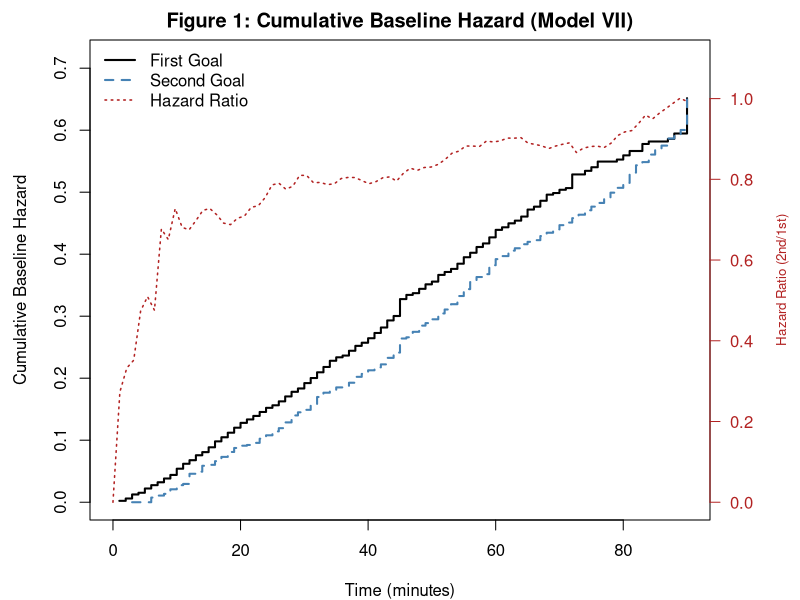
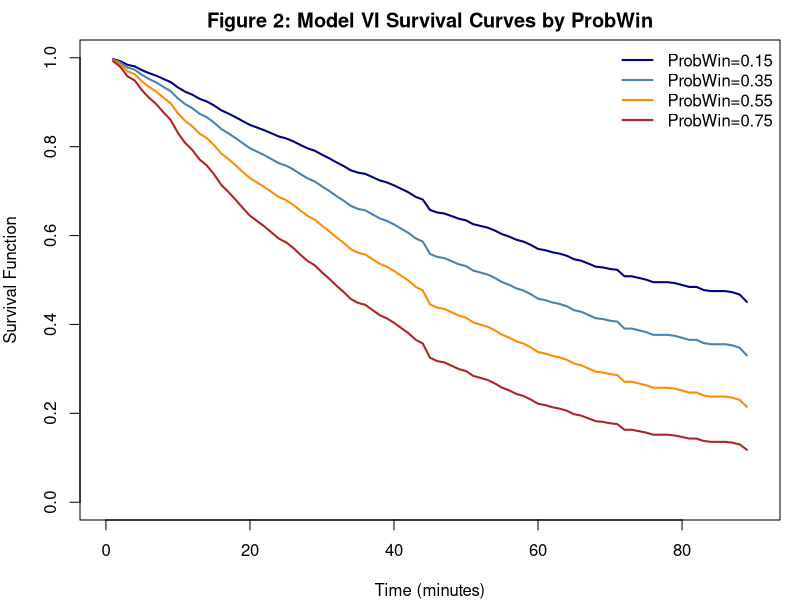
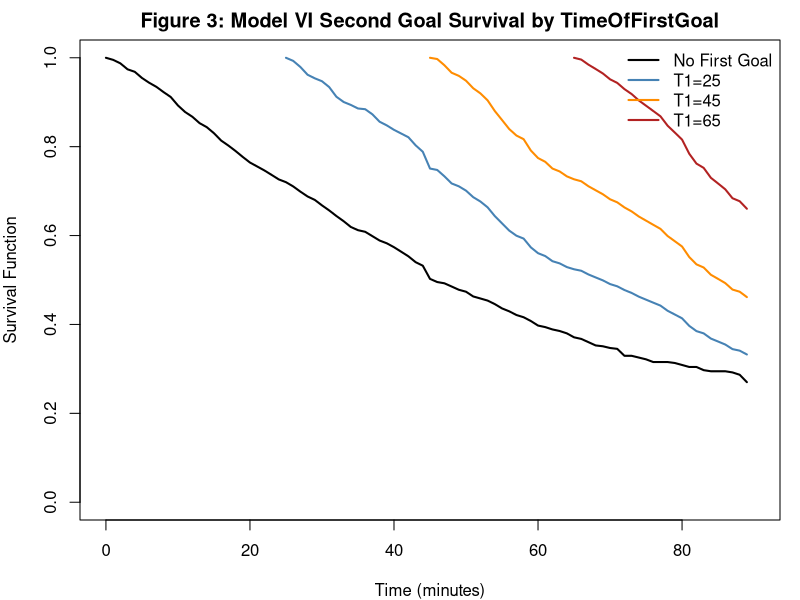
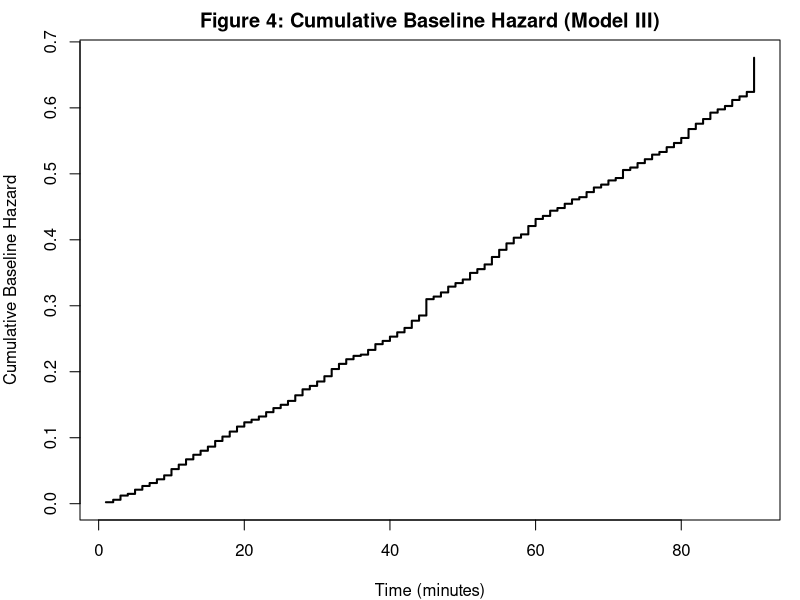

These charts were generated, in order, by the following R code:
# analysis.R
# ----------
# Replicates Nevo & Ritov (2012) "Around the goal".
# Uses Premier League data for 2007-08, 2009-10, 2010-11 (3 seasons).
# Requires: survival_data.csv produced by process_data.py
#
# Models fitted (matching paper notation):
#   III  -- null: ProbWin + Season
#   II   -- full with frailty: + Goal + TimeOfFirstGoal + FirstGoalTeam +
#            log(TimeFromFirstGoal) + frailty(game_id)
#   IV   -- ProbWin + Season + Goal:TimeOfFirstGoal
#   V    -- ProbWin + Season + Goal + Goal:TimeOfFirstGoal + Goal:TimeFromFirstGoal
#   VI   -- ProbWin + Season + Goal + Goal:TimeOfFirstGoal + Goal:log(TimeFromFirstGoal)
#   VII  -- stratified baseline (no interaction), for Figure 1

library(survival)

# ── Load data ────────────────────────────────────────────────────────────────

df <- read.csv("survival_data.csv", stringsAsFactors = FALSE)
df$date   <- as.Date(df$date)
# Season as factor (0=2007-08, 1=2009-10, 2=2010-11); paper used binary for 2 seasons.
# We include as factor so each season gets its own indicator vs. the baseline.
df$SeasonF <- factor(df$Season)

cat("Observations:", nrow(df), "\n")
cat("obs_type=1:", sum(df$obs_type == 1), " | obs_type=2:", sum(df$obs_type == 2), "\n")
cat("Events (obs1):", sum(df$obs_type == 1 & df$event == 1),
    " | Events (obs2):", sum(df$obs_type == 2 & df$event == 1), "\n")
cat("Mean ProbWin:", round(mean(df$ProbWin, na.rm = TRUE), 3), "\n")
cat("Mean TimeOfFirstGoal (obs2):",
    round(mean(df$TimeOfFirstGoal[df$obs_type == 2]), 1), "\n")
cat("Seasons:", paste(levels(df$SeasonF), collapse = ", "), "\n\n")

# Drop rows with missing ProbWin
df <- df[!is.na(df$ProbWin), ]

# Survival object (counting-process / start-stop format)
surv_obj <- with(df, Surv(tstart, tstop, event))

# ── Helper: print a formatted coefficient table ───────────────────────────────

print_table <- function(model, title, digits = 3) {
  cat("\n", strrep("=", 60), "\n", sep = "")
  cat(" ", title, "\n")
  cat(strrep("=", 60), "\n", sep = "")
  s <- summary(model)$coefficients
  # Remove frailty rows for cleaner display
  s <- s[!grepl("frailty", rownames(s)), , drop = FALSE]
  coefs <- s[, "coef"]
  ses   <- s[, "se(coef)"]
  # Frailty models return Chisq instead of z; regular models return z (= coef/se)
  if ("z" %in% colnames(s)) {
    zvals <- s[, "z"]
    pvals <- s[, "Pr(>|z|)"]
  } else {
    zvals <- sign(coefs) * sqrt(s[, "Chisq"])
    pvals <- s[, "p"]
  }
  out <- data.frame(
    coef       = round(coefs,        digits),
    exp_coef   = round(exp(coefs),   digits),
    se_coef    = round(ses,          digits),
    z          = round(zvals,        digits),
    p          = signif(pvals,       digits)
  )
  colnames(out) <- c("coef", "exp(coef)", "se(coef)", "z", "p")
  print(out)
  invisible(s)
}

# ── tt() function for log(t - TimeOfFirstGoal) ───────────────────────────────
# For obs_type=1 rows TimeOfFirstGoal=0 → return 0 (no contribution).
# For obs_type=2 rows TimeOfFirstGoal>0 → return log(t - T1), floored at 0.5
# to avoid log(0) issues when t = T1.
log_time_from_first <- function(x, t, ...) {
  ifelse(x == 0, 0, log(pmax(t - x, 0.5)))
}

# ── Model III: null (ProbWin + Season) ──────────────────────────────────────

m3 <- coxph(surv_obj ~ ProbWin + SeasonF,
            data = df, ties = "efron")
print_table(m3, "Model III (null): ProbWin + Season")

# ── Model II: full model with frailty ───────────────────────────────────────
# Covariates for I{j=2} are zero-padded for obs_type=1 rows,
# so they contribute 0 to the linear predictor for those rows.

m2 <- coxph(surv_obj ~ ProbWin + SeasonF +
              Goal + TimeOfFirstGoal + FirstGoalTeam +
              tt(TimeOfFirstGoal) +
              frailty(game_id, distribution = "gamma"),
            data = df, ties = "efron",
            tt = log_time_from_first)
print_table(m2, "Model II (full + frailty): paper Table 2 equivalent")

# Frailty variance test (H0: theta = 0)
frailty_key <- names(m2$history)[1]
theta_val   <- m2$history[[frailty_key]]$theta
cat("\nFrailty variance (theta):", formatC(theta_val, digits = 4, format = "g"),
    "  (near 0 → frailty not needed, consistent with paper)\n")

# ── Model IV: ProbWin + Season + TimeOfFirstGoal for j=2 ────────────────────

m4 <- coxph(surv_obj ~ ProbWin + SeasonF + TimeOfFirstGoal,
            data = df, ties = "efron")
print_table(m4, "Model IV: paper Table 3 equivalent")

# ── Model V: + Goal + TimeFromFirstGoal (linear, time-dependent) ─────────────

m5 <- coxph(surv_obj ~ ProbWin + SeasonF + Goal + TimeOfFirstGoal +
              tt(TimeOfFirstGoal),
            data = df, ties = "efron",
            tt = function(x, t, ...) ifelse(x == 0, 0, t - x))
print_table(m5, "Model V: paper Table 4 equivalent")

# ── Model VI: chosen — log(TimeFromFirstGoal) time-dependent ─────────────────

m6 <- coxph(surv_obj ~ ProbWin + SeasonF + Goal + TimeOfFirstGoal +
              tt(TimeOfFirstGoal),
            data = df, ties = "efron",
            tt = log_time_from_first)
print_table(m6, "Model VI (chosen): paper Table 5 equivalent")

# ── Likelihood ratio tests ───────────────────────────────────────────────────

cat("\n", strrep("=", 60), "\n", sep = "")
cat(" Likelihood Ratio Tests\n")
cat(strrep("=", 60), "\n", sep = "")

lrt <- function(m_full, m_null, df_diff, label) {
  stat <- 2 * (m_full$loglik[2] - m_null$loglik[2])
  p    <- pchisq(stat, df = df_diff, lower.tail = FALSE)
  cat(sprintf("  %-35s chi2=%.3f  df=%d  p=%.3f\n", label, stat, df_diff, p))
}

lrt(m4, m3, 1,  "Model IV vs III (TimeOfFirstGoal):")
lrt(m6, m3, 3,  "Model VI vs III (Goal+T1+logTfT1):")
lrt(m6, m4, 2,  "Model VI vs IV  (Goal+logTfT1):")
lrt(m5, m4, 2,  "Model V  vs IV  (Goal+TfT1):")
cat(sprintf("  %-35s AIC(IV)=%.1f  AIC(V)=%.1f  AIC(VI)=%.1f\n",
            "AIC comparison (IV / V / VI):",
            AIC(m4), AIC(m5), AIC(m6)))

# ── Model VII: stratified baseline ──────────────────────────────────────────

m7 <- coxph(surv_obj ~ ProbWin + SeasonF + strata(obs_type),
            data = df, ties = "efron")

# ── Figures ──────────────────────────────────────────────────────────────────
# Note: basehaz() does not work on models with tt() terms. We use:
#   - m7 (stratified, no tt) for Figures 1 & 4
#   - m3 (null) baseline + m6 coefficients for manual survival curve computation

cat("\nGenerating figures...\n")

mean_pw <- mean(df$ProbWin, na.rm = TRUE)
t_grid  <- seq(1, 89, by = 1)

# Helper: interpolate cumulative baseline hazard onto t_grid
interp_H0 <- function(bh, t) {
  H <- approx(bh$time, bh$hazard, xout = t, rule = 2)$y
  H[is.na(H)] <- 0
  H
}

# --- Figure 1: Cumulative baseline hazards for Model VII (stratified) --------

bh7 <- basehaz(m7, centered = FALSE)
bh7_1 <- bh7[bh7$strata == "obs_type=1", ]
bh7_2 <- bh7[bh7$strata == "obs_type=2", ]

pdf("fig1_cumulative_baseline_hazards.pdf", width = 7, height = 5)
par(mar = c(4, 4.5, 2, 4.5))
ylim_max <- max(bh7$hazard) * 1.1
plot(bh7_1$time, bh7_1$hazard, type = "s", lwd = 2, col = "black",
     xlim = c(0, 90), ylim = c(0, ylim_max),
     xlab = "Time (minutes)", ylab = "Cumulative Baseline Hazard",
     main = "Figure 1: Cumulative Baseline Hazard (Model VII)")
lines(bh7_2$time, bh7_2$hazard, type = "s", lwd = 2, col = "steelblue", lty = 2)
# Hazard ratio overlaid on right axis
t_com <- seq(5, 88, by = 1)
h1_a  <- interp_H0(bh7_1, t_com)
h2_a  <- interp_H0(bh7_2, t_com)
ratio <- ifelse(h1_a > 0, h2_a / h1_a, NA)
par(new = TRUE)
plot(t_com, ratio, type = "l", lwd = 1.5, col = "firebrick", lty = 3,
     axes = FALSE, xlab = "", ylab = "", ylim = c(0, max(ratio, na.rm = TRUE) * 1.1))
axis(4, col = "firebrick", col.axis = "firebrick", las = 1)
mtext("Hazard Ratio (2nd/1st)", side = 4, line = 3, col = "firebrick", cex = 0.8)
legend("topleft",
       legend = c("First Goal", "Second Goal", "Hazard Ratio"),
       col    = c("black", "steelblue", "firebrick"),
       lwd    = c(2, 2, 1.5), lty = c(1, 2, 3), bty = "n")
dev.off()

# --- Figure 2: Survival curves for different ProbWin (FirstGoalTime) ---------
# Use m7 stratum 1 baseline (no tt, so survfit works); apply m6 ProbWin coef.

bh_base <- bh7_1   # baseline for obs_type=1 (FirstGoal)
H0_base <- interp_H0(bh_base, t_grid)

cols    <- c("navy", "steelblue", "darkorange", "firebrick")
pw_vals <- c(0.15, 0.35, 0.55, 0.75)

pdf("fig2_survival_by_probwin.pdf", width = 7, height = 5)
par(mar = c(4, 4, 2, 1))
plot(NA, xlim = c(0, 90), ylim = c(0, 1),
     xlab = "Time (minutes)", ylab = "Survival Function",
     main = "Figure 2: Model VI Survival Curves by ProbWin")
for (i in seq_along(pw_vals)) {
  # For obs_type=1: Goal=0, T1=0, SeasonF=0 (baseline season) → those terms = 0
  lp <- coef(m6)["ProbWin"] * pw_vals[i]
  S  <- exp(-H0_base * exp(lp))
  lines(t_grid, S, col = cols[i], lwd = 2)
}
legend("topright",
       legend = paste0("ProbWin=", pw_vals),
       col = cols, lwd = 2, bty = "n")
dev.off()

# --- Figure 3: SecondGoalTime survival curves for different T1 ---------------
# Use m7 stratum 2 baseline + m6 coefficients; integrate numerically because
# the log(t-T1) term makes the LP time-varying.

bh2_step <- bh7_2   # baseline cumulative hazard for SecondGoalTime

T1_vals <- c(25, 45, 65)
cols3   <- c("steelblue", "darkorange", "firebrick")

pdf("fig3_survival_by_T1.pdf", width = 7, height = 5)
par(mar = c(4, 4, 2, 1))
plot(NA, xlim = c(0, 90), ylim = c(0, 1),
     xlab = "Time (minutes)", ylab = "Survival Function",
     main = "Figure 3: Model VI Second Goal Survival by TimeOfFirstGoal")

# "No first goal" reference curve: obs_type=1 at mean ProbWin
lp_ref <- coef(m6)["ProbWin"] * mean_pw
S_ref  <- exp(-H0_base * exp(lp_ref))
lines(c(0, t_grid), c(1, S_ref), col = "black", lwd = 2)

for (i in seq_along(T1_vals)) {
  T1      <- T1_vals[i]
  t_after <- t_grid[t_grid > T1]

  # H0 at T1 (truncation point) and at all later times
  H0_T1    <- interp_H0(bh2_step, T1)
  H0_after <- interp_H0(bh2_step, t_after)

  # Time-varying linear predictor at each t in t_after
  lp_t <- coef(m6)["ProbWin"] * mean_pw +
    coef(m6)["Goal"] * 1 +
    coef(m6)["TimeOfFirstGoal"] * T1 +
    coef(m6)["tt(TimeOfFirstGoal)"] * log(pmax(t_after - T1, 0.5))

  # Conditional survival: exp(-∫_{T1}^{t} h0(s) exp(lp(s)) ds)
  # Approximate by summing hazard increments × exp(lp at right endpoint)
  dH0 <- diff(c(H0_T1, H0_after))
  cum_haz <- cumsum(dH0 * exp(lp_t))
  S_cond  <- c(1, exp(-cum_haz))

  lines(c(T1, t_after), S_cond, col = cols3[i], lwd = 2)
}
legend("topright",
       legend = c("No First Goal", paste0("T1=", T1_vals)),
       col    = c("black", cols3), lwd = 2, bty = "n")
dev.off()

# --- Figure 4: Overall cumulative baseline hazard (use m7 pooled / m3) -------
# Paper uses Model VI baseline; we use m7's obs_type=1 as the closest proxy.

pdf("fig4_baseline_hazard.pdf", width = 7, height = 5)
par(mar = c(4, 4, 2, 1))
bh3 <- basehaz(m3, centered = FALSE)
plot(bh3$time, bh3$hazard, type = "s", lwd = 2,
     xlab = "Time (minutes)", ylab = "Cumulative Baseline Hazard",
     main = "Figure 4: Cumulative Baseline Hazard (Model III)")
dev.off()

cat("Figures saved: fig1–fig4 (PDF).\n")

# ── Export coefficient tables to CSV ─────────────────────────────────────────

extract_coefs <- function(model, model_name) {
  s     <- summary(model)$coefficients
  s     <- s[!grepl("frailty", rownames(s)), , drop = FALSE]
  coefs <- s[, "coef"]
  ses   <- s[, "se(coef)"]
  if ("z" %in% colnames(s)) {
    zvals <- s[, "z"];          pvals <- s[, "Pr(>|z|)"]
  } else {
    zvals <- sign(coefs) * sqrt(s[, "Chisq"]);  pvals <- s[, "p"]
  }
  data.frame(
    model    = model_name,
    variable = rownames(s),
    coef     = round(coefs,       3),
    exp_coef = round(exp(coefs),  3),
    se_coef  = round(ses,         3),
    z        = round(zvals,       3),
    p        = signif(pvals,      3),
    row.names = NULL
  )
}

tables <- rbind(
  extract_coefs(m3, "Model_III"),
  extract_coefs(m2, "Model_II"),
  extract_coefs(m4, "Model_IV"),
  extract_coefs(m5, "Model_V"),
  extract_coefs(m6, "Model_VI")
)
write.csv(tables, "model_tables.csv", row.names = FALSE)
cat("Coefficient tables saved → model_tables.csv\n")
